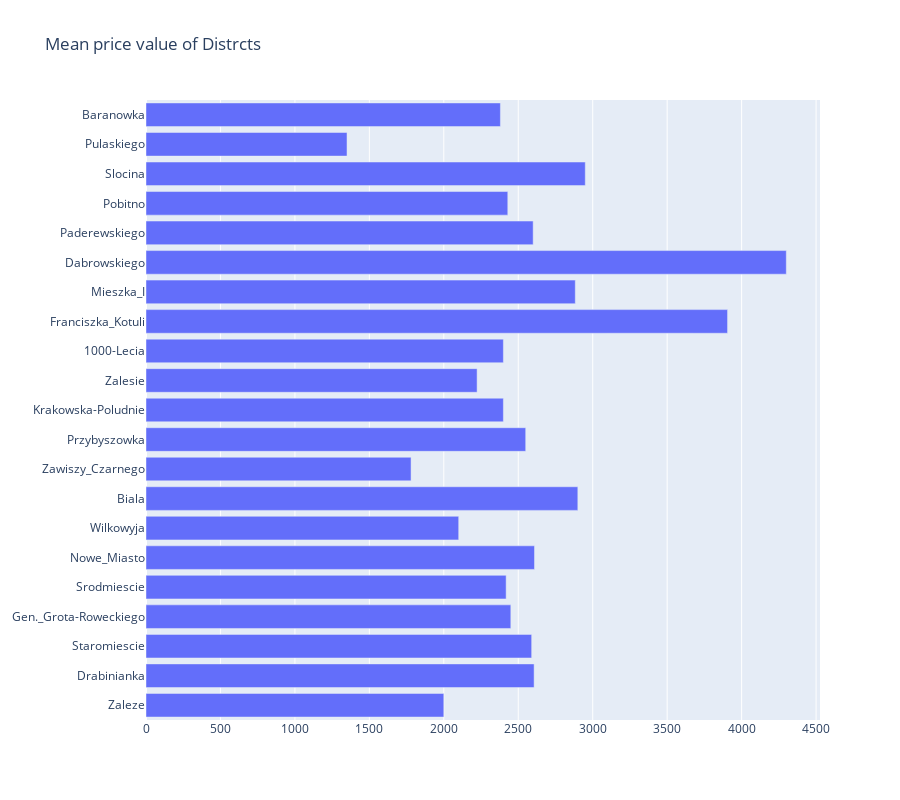

Notebook code for this chart:
### Markdown cell above
**Plotting

### Code cell
fig_mean = go.Figure(
    data=[go.Bar(x=result["price_mean"], y=result["name"], orientation='h')],
    layout_title_text="Mean price value of Distrcts"
)
fig_mean.update_layout(height=800)

### Figure 1 — Plotly figure (JSON) as saved in the notebook; plotly's stock layout.template omitted (floating-point values rounded to 4 significant figures)
{"data": [{"orientation": "h", "type": "bar", "x": [2000, 2606.0, 2590, 2450, 2419.0, 2609.0, 2100, 2900, 1780, 2550, 2400, 2224.0, 2400, 3906.0, 2883.0, 4300, 2600, 2430.0, 2950, 1350, 2380], "y": ["Zaleze", "Drabinianka", "Staromiescie", "Gen._Grota-Roweckiego", "Srodmiescie", "Nowe_Miasto", "Wilkowyja", "Biala", "Zawiszy_Czarnego", "Przybyszowka", "Krakowska-Poludnie", "Zalesie", "1000-Lecia", "Franciszka_Kotuli", "Mieszka_I", "Dabrowskiego", "Paderewskiego", "Pobitno", "Slocina", "Pulaskiego", "Baranowka", "Zaleze", "Drabinianka", "Staromiescie", "Gen._Grota-Roweckiego", "Srodmiescie", "Nowe_Miasto", "Wilkowyja", "Biala", "Zawiszy_Czarnego", "Przybyszowka", "Krakowska-Poludnie", "Zalesie", "1000-Lecia", "Franciszka_Kotuli", "Mieszka_I", "Dabrowskiego", "Paderewskiego", "Pobitno", "Slocina", "Pulaskiego", "Baranowka"]}], "layout": {"height": 800, "title": {"text": "Mean price value of Distrcts"}}}
